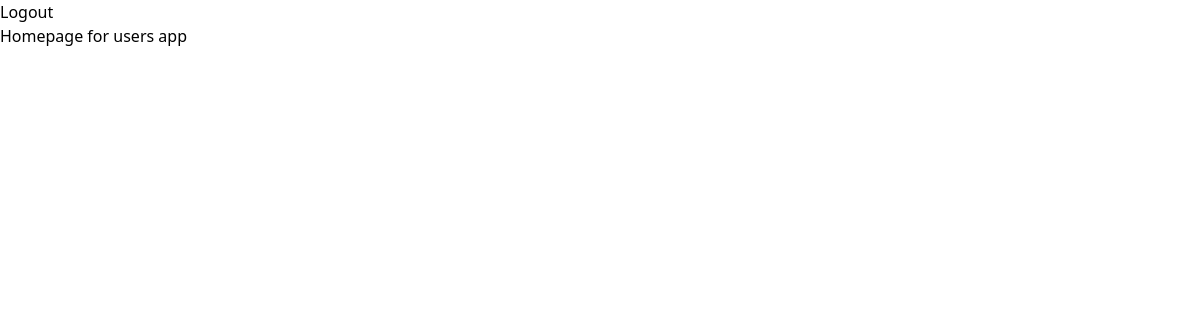
The app's page /users/ (signed in), older data.
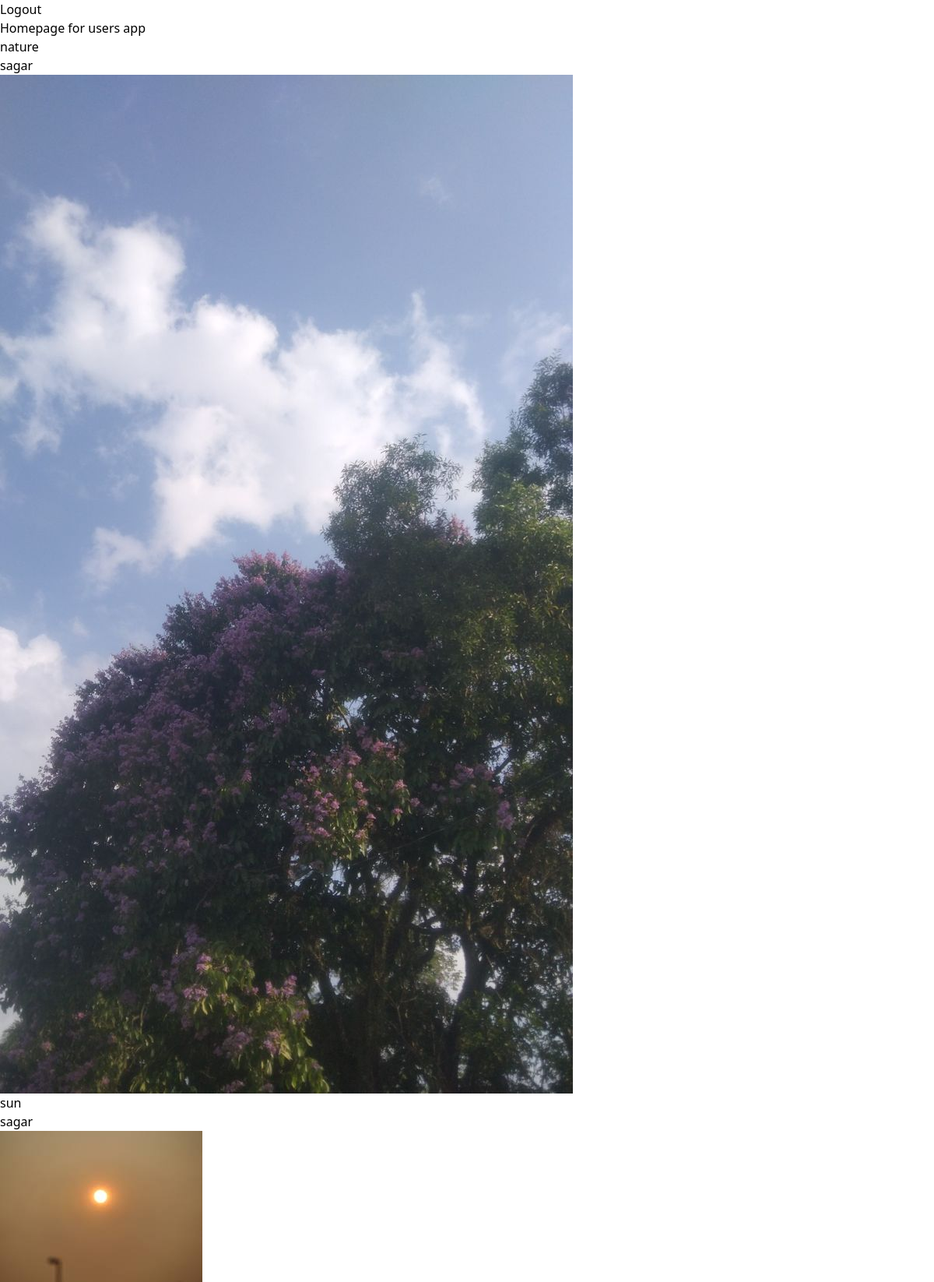
The same page, newer data.
### posts/models.py (models this page shows, shortened)
class Post(models.Model):
    user = models.ForeignKey(settings.AUTH_USER_MODEL,on_delete=models.CASCADE)
    image = models.ImageField(upload_to='images/%y/%m/%d')
    caption = models.TextField(blank=True)
    title = models.CharField(max_length=200)
    slug = models.SlugField(max_length=200,blank=True)
    created = models.DateField(auto_now_add=True)

### users/views.py (the view)
# urls.py: path('',views.index, name="index"),
@login_required
def index(request):
    current_user = request.user
    posts = Post.objects.filter(user=current_user)
    return render(request,'users/index.html',{"posts":posts})

### users/templates/users/index.html
{% extends 'users/base.html' %}
{% block body %}
<h1>Homepage for users app</h1>
{% for post in posts %}
<h1>{{post.title}}</h1>
<h2>{{post.user}}</h2>
<img src="{{post.image.url}}" alt="">
{% endfor %}
{% endblock %}

### users/templates/users/base.html (shortened to what this page needs)
{% load static %}
<!DOCTYPE html>
<html lang="en">
<head>
    <link rel="stylesheet" href="{% static 'users/styles.css' %}">
</head>
<body>
    {% if request.user.is_authenticated %}
    <a href="{% url 'logout' %}">Logout</a>
    {% else %}
    <a href="{% url 'login' %}">Login</a>
    {% endif %}
    {% block body %}
    {% endblock %}
</body>
</html>

### users/static/users/styles.css (style rules this page uses)
html { -moz-tab-size: 4; -o-tab-size: 4; tab-size: 4; }
html { line-height: 1.15; -webkit-text-size-adjust: 100%; }
body { margin: 0; }
body { font-family: system-ui, -apple-system, 'Segoe UI', Roboto, Helvetica, Arial, sans-serif, 'Apple Color Emoji', 'Segoe UI Emoji'; }
blockquote, dl, dd, h1, h2, h3, h4, h5, h6, hr, figure, p, pre { margin: 0; }
html { font-family: ui-sans-serif, system-ui, -apple-system, BlinkMacSystemFont, "Segoe UI", Roboto, "Helvetica Neue", Arial, "Noto Sans", sans-serif, "Apple Color Emoji", "Segoe UI Emoji", "Segoe UI Symbol", "Noto Color Emoji"; line-height: 1.5; }
body { font-family: inherit; line-height: inherit; }
img { border-style: solid; }
h1, h2, h3, h4, h5, h6 { font-size: inherit; font-weight: inherit; }
a { color: inherit; text-decoration: inherit; }
img, svg, video, canvas, audio, iframe, embed, object { display: block; vertical-align: middle; }
img, video { max-width: 100%; height: auto; }

Row changes from the older to the newer data that the page shows:
added Post: title "nature", user "sagar", image (picture)
added Post: title "sun", user "sagar", image (picture)
